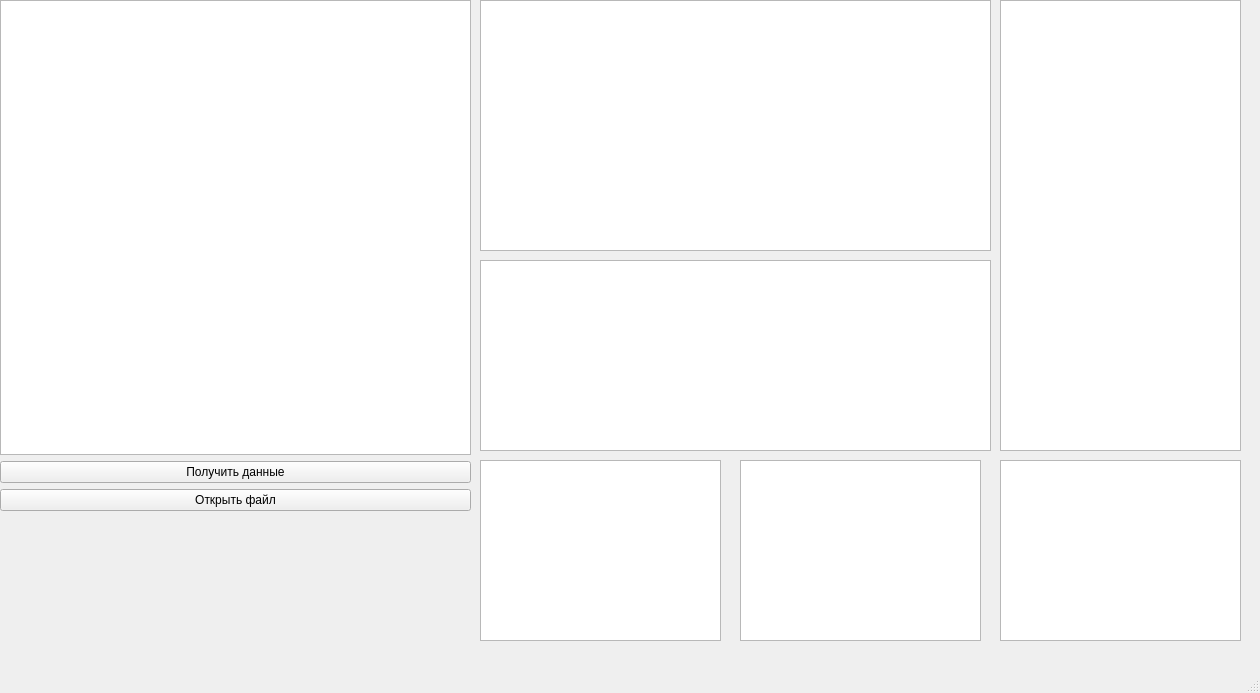
<?xml version="1.0" encoding="UTF-8"?>
<ui version="4.0">
 <class>MainWindow</class>
 <widget class="QMainWindow" name="MainWindow">
  <property name="geometry">
   <rect>
    <x>0</x>
    <y>0</y>
    <width>1260</width>
    <height>693</height>
   </rect>
  </property>
  <property name="windowTitle">
   <string>MainWindow</string>
  </property>
  <widget class="QWidget" name="centralwidget">
   <widget class="QWidget" name="layoutWidget">
    <property name="geometry">
     <rect>
      <x>0</x>
      <y>0</y>
      <width>471</width>
      <height>511</height>
     </rect>
    </property>
    <layout class="QVBoxLayout" name="verticalLayout">
     <item>
      <widget class="QPlainTextEdit" name="plainTextEdit"/>
     </item>
     <item>
      <widget class="QPushButton" name="pushButton">
       <property name="text">
        <string>Получить данные</string>
       </property>
      </widget>
     </item>
     <item>
      <widget class="QPushButton" name="pushButton_2">
       <property name="text">
        <string>Открыть файл</string>
       </property>
      </widget>
     </item>
    </layout>
   </widget>
   <widget class="QListWidget" name="variables">
    <property name="geometry">
     <rect>
      <x>480</x>
      <y>0</y>
      <width>511</width>
      <height>251</height>
     </rect>
    </property>
   </widget>
   <widget class="QListWidget" name="complexStructs">
    <property name="geometry">
     <rect>
      <x>480</x>
      <y>460</y>
      <width>241</width>
      <height>181</height>
     </rect>
    </property>
   </widget>
   <widget class="QListWidget" name="functions">
    <property name="geometry">
     <rect>
      <x>480</x>
      <y>260</y>
      <width>511</width>
      <height>191</height>
     </rect>
    </property>
   </widget>
   <widget class="QListWidget" name="chagePosition">
    <property name="geometry">
     <rect>
      <x>1000</x>
      <y>0</y>
      <width>241</width>
      <height>451</height>
     </rect>
    </property>
   </widget>
   <widget class="QListWidget" name="branches">
    <property name="geometry">
     <rect>
      <x>740</x>
      <y>460</y>
      <width>241</width>
      <height>181</height>
     </rect>
    </property>
   </widget>
   <widget class="QListWidget" name="mistakes">
    <property name="geometry">
     <rect>
      <x>1000</x>
      <y>460</y>
      <width>241</width>
      <height>181</height>
     </rect>
    </property>
   </widget>
  </widget>
  <widget class="QMenuBar" name="menubar">
   <property name="geometry">
    <rect>
     <x>0</x>
     <y>0</y>
     <width>1260</width>
     <height>21</height>
    </rect>
   </property>
  </widget>
  <widget class="QStatusBar" name="statusbar"/>
 </widget>
 <resources/>
 <connections/>
</ui>
